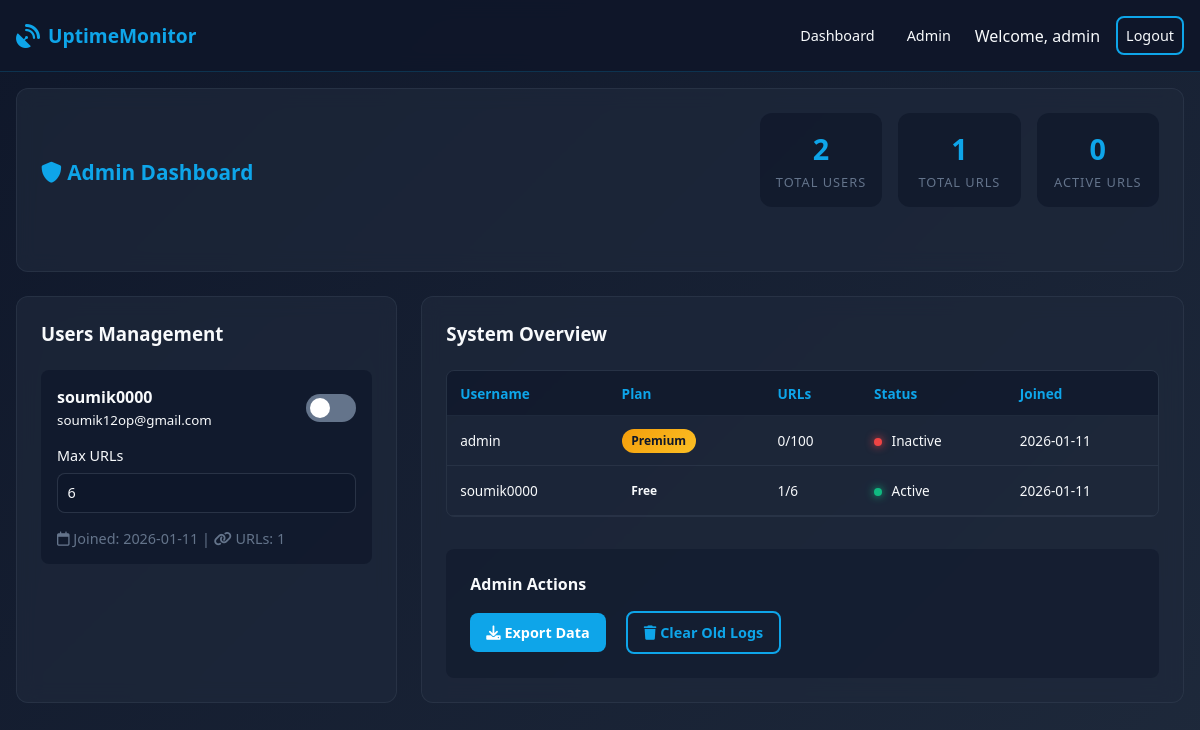
The page /admin (signed in) on the database its author committed.
### app.py (models this page shows)
class User(db.Model):
    id = db.Column(db.Integer, primary_key=True)
    username = db.Column(db.String(80), unique=True, nullable=False)
    email = db.Column(db.String(120), unique=True, nullable=False)
    password = db.Column(db.String(200), nullable=False)
    is_premium = db.Column(db.Boolean, default=False)
    max_urls = db.Column(db.Integer, default=2)
    created_at = db.Column(db.DateTime, default=datetime.utcnow)
    urls = db.relationship('URL', backref='user', lazy=True)

### app.py (the view)
@app.route('/admin')
@admin_required
def admin_dashboard():
    users = User.query.all()
    total_urls = URL.query.count()
    active_urls = URL.query.filter_by(is_active=True).count()
    return render_template('admin.html',
                         users=users,
                         total_urls=total_urls,
                         active_urls=active_urls)

### app.py (called while the page is built)
def admin_required(f):
    @wraps(f)
    def decorated_function(*args, **kwargs):
        if 'user_id' not in session or session.get('username') != 'admin':
            return redirect(url_for('login'))
        return f(*args, **kwargs)
    return decorated_function

### templates/admin.html (shortened to what this page needs)
{% extends "base.html" %}
{% block content %}
<div class="container">
    <div class="card">
        <div class="card-header">
            <h2 class="card-title"><i class="fas fa-shield-alt"></i> Admin Dashboard</h2>
            <div class="stats-grid" style="grid-template-columns: repeat(3, 1fr); max-width: 500px;">
                <div class="stat-card">
                    <div class="stat-value">{{ users|length }}</div>
                    <div class="stat-label">Total Users</div>
                </div>
                <div class="stat-card">
                    <div class="stat-value">{{ total_urls }}</div>
                    <div class="stat-label">Total URLs</div>
                </div>
                <div class="stat-card">
                    <div class="stat-value">{{ active_urls }}</div>
                    <div class="stat-label">Active URLs</div>
                </div>
            </div>
        </div>
    </div>
    <div class="admin-grid">
        <div class="card">
            <h3 style="margin-bottom: 1.5rem;">Users Management</h3>
            <div id="usersList">
                {% for user in users %}
                    {% if user.username != 'admin' %}
                    <div class="user-card" id="user-{{ user.id }}">
                        <div class="user-header">
                            <div>
                                <h4>{{ user.username }}</h4>
                                <small>{{ user.email }}</small>
                            </div>
                            <label class="switch">
                                <span class="slider"></span>
                            </label>
                        </div>
                        <div class="form-group">
                            <label class="form-label">Max URLs</label>
                            <input type="number" class="form-control max-urls" data-id="{{ user.id }}" value="{{ user.max_urls }}" min="1" max="100">
                        </div>
                        <div style="color: var(--gray); font-size: 0.9rem;">
                            <i class="far fa-calendar"></i> Joined: {{ user.created_at.strftime('%Y-%m-%d') }} |
                            <i class="fas fa-link"></i> URLs: {{ user.urls|length }}
                        </div>
                    </div>
                    {% endif %}
                {% endfor %}
            </div>
        </div>
        <div class="card">
            <h3 style="margin-bottom: 1.5rem;">System Overview</h3>
            <div class="table-container">
                <table>
                    <thead>
                        <tr>
                            <th>Username</th>
                            <th>Plan</th>
                            <th>URLs</th>
                            <th>Status</th>
                            <th>Joined</th>
                        </tr>
                    </thead>
                    <tbody>
                        {% for user in users %}
                        <tr>
                            <td>{{ user.username }}</td>
                            <td>
                                {% if user.is_premium %}
                                    <span class="badge badge-premium">Premium</span>
                                {% else %}
                                    <span class="badge">Free</span>
                                {% endif %}
                            </td>
                            <td>{{ user.urls|length }}/{{ user.max_urls }}</td>
                            <td>
                                {% if user.urls|length > 0 %}
                                    <span class="uptime-indicator uptime-up"></span> Active
                                {% else %}
                                    <span class="uptime-indicator uptime-down"></span> Inactive
                                {% endif %}
                            </td>
                            <td>{{ user.created_at.strftime('%Y-%m-%d') }}</td>
                        </tr>
                        {% endfor %}
                    </tbody>
                </table>
            </div>
            <div style="margin-top: 2rem; padding: 1.5rem; background: rgba(15, 23, 42, 0.5); border-radius: 8px;">
                <h4 style="margin-bottom: 1rem;">Admin Actions</h4>
                <button class="btn btn-primary" onclick="exportData()">
                    <i class="fas fa-download"></i> Export Data
                </button>
                <button class="btn btn-outline" onclick="clearOldLogs()" style="margin-left: 1rem;">
                    <i class="fas fa-trash"></i> Clear Old Logs
                </button>
            </div>
        </div>
    </div>
</div>
{% endblock %}

### templates/base.html (shortened to what this page needs)
<!DOCTYPE html>
<html lang="en">
<head>
    <link rel="stylesheet" href="{{ url_for('static', filename='css/style.css') }}">
    <link rel="stylesheet" href="https://cdnjs.cloudflare.com/ajax/libs/font-awesome/6.0.0/css/all.min.css">
</head>
<body>
    <nav class="navbar">
        <div class="nav-container">
            <div class="logo">
                <i class="fas fa-satellite-dish"></i>
                <span>UptimeMonitor</span>
            </div>
            <div class="nav-links">
                {% if session.user_id is defined %}
                    <a href="{{ url_for('dashboard') }}">Dashboard</a>
                    {% if session.username == 'admin' %}
                        <a href="{{ url_for('admin_dashboard') }}">Admin</a>
                    {% else %}
                        <a href="{{ url_for('premium') }}">Premium</a>
                    {% endif %}
                    <span>Welcome, {{ session.username }}</span>
                    <a href="{{ url_for('logout') }}" class="btn btn-outline">Logout</a>
                {% else %}
                    <a href="{{ url_for('index') }}">Home</a>
                    <a href="{{ url_for('login') }}" class="btn btn-outline">Login</a>
                    <a href="{{ url_for('register') }}" class="btn btn-primary">Register</a>
                {% endif %}
            </div>
        </div>
    </nav>
    {% block content %}{% endblock %}
</body>
</html>

### rows shown on the page
User: username "admin", is_premium "Premium", urls|length "0", max_urls "100", shows "Inactive", created_at "2026-01-11"
User: username "soumik0000", email "soumik12op@gmail.com", max_urls "6", created_at "2026-01-11", urls|length "1", is_premium "Free", shows "Active"

### other values the page prints
{{ users|length }} "2"
{{ total_urls }} "1"
{{ active_urls }} "0"
